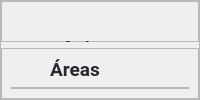
               <widget class="QWidget" name="deposito_subpage">
                <layout class="QVBoxLayout" name="verticalLayout_4">
                 <property name="spacing">
                  <number>0</number>
                 </property>
                 <property name="leftMargin">
                  <number>0</number>
                 </property>
                 <property name="topMargin">
                  <number>0</number>
                 </property>
                 <property name="rightMargin">
                  <number>0</number>
                 </property>
                 <property name="bottomMargin">
                  <number>0</number>
                 </property>
                 <item>
                  <widget class="QFrame" name="frame_6">
                   <property name="frameShape">
                    <enum>QFrame::StyledPanel</enum>
                   </property>
                   <property name="frameShadow">
                    <enum>QFrame::Raised</enum>
                   </property>
                   <layout class="QVBoxLayout" name="verticalLayout_6">
                    <property name="leftMargin">
                     <number>0</number>
                    </property>
                    <property name="topMargin">
                     <number>0</number>
                    </property>
                    <property name="rightMargin">
                     <number>0</number>
                    </property>
                    <property name="bottomMargin">
                     <number>0</number>
                    </property>
                    <item>
                     <widget class="QFrame" name="frame_13">
                      <property name="maximumSize">
                       <size>
                        <width>200</width>
                        <height>100</height>
                       </size>
                      </property>
                      <property name="frameShape">
                       <enum>QFrame::StyledPanel</enum>
                      </property>
                      <property name="frameShadow">
                       <enum>QFrame::Raised</enum>
                      </property>
                      <widget class="QLabel" name="label_9">
                       <property name="geometry">
                        <rect>
                         <x>0</x>
                         <y>30</y>
                         <width>128</width>
                         <height>40</height>
                        </rect>
                       </property>
                       <property name="minimumSize">
                        <size>
                         <width>128</width>
                         <height>0</height>
                        </size>
                       </property>
                       <property name="maximumSize">
                        <size>
                         <width>120</width>
                         <height>40</height>
                        </size>
                       </property>
                       <property name="font">
                        <font>
                         <family>Roboto</family>
                         <pointsize>17</pointsize>
                         <weight>75</weight>
                         <bold>true</bold>
                        </font>
                       </property>
                       <property name="styleSheet">
                        <string notr="true">color: #282830 ;
</string>
                       </property>
                       <property name="text">
                        <string>Depósito</string>
                       </property>
                       <property name="alignment">
                        <set>Qt::AlignCenter</set>
                       </property>
                      </widget>
                     </widget>
                    </item>
                    <item>
                     <widget class="QFrame" name="frame_14">
                      <property name="frameShape">
                       <enum>QFrame::StyledPanel</enum>
                      </property>
                      <property name="frameShadow">
                       <enum>QFrame::Raised</enum>
                      </property>
                      <layout class="QVBoxLayout" name="verticalLayout_8">
                       <item>
                        <widget class="QLabel" name="label_12">
                         <property name="minimumSize">
                          <size>
                           <width>128</width>
                           <height>0</height>
                          </size>
                         </property>
                         <property name="maximumSize">
                          <size>
                           <width>120</width>
                           <height>40</height>
                          </size>
                         </property>
                         <property name="font">
                          <font>
                           <family>Roboto</family>
                           <pointsize>14</pointsize>
                           <weight>75</weight>
                           <bold>true</bold>
                          </font>
                         </property>
                         <property name="styleSheet">
                          <string notr="true">color: #282830 ;
</string>
                         </property>
                         <property name="text">
                          <string>Áreas</string>
                         </property>
                         <property name="alignment">
                          <set>Qt::AlignCenter</set>
                         </property>
                        </widget>
                       </item>
                       <item alignment="Qt::AlignTop">
                        <widget class="QFrame" name="frame_5">
                         <property name="frameShape">
                          <enum>QFrame::StyledPanel</enum>
                         </property>
                         <property name="frameShadow">
                          <enum>QFrame::Raised</enum>
                         </property>
                         <layout class="QVBoxLayout" name="verticalLayout_7">
                          <property name="spacing">
                           <number>0</number>
                          </property>
                          <property name="leftMargin">
                           <number>0</number>
                          </property>
                          <property name="topMargin">
                           <number>0</number>
                          </property>
                          <property name="rightMargin">
                           <number>0</number>
                          </property>
                          <property name="bottomMargin">
                           <number>0</number>
                          </property>
                         </layout>
                        </widget>
                       </item>
                      </layout>
                     </widget>
                    </item>
                   </layout>
                  </widget>
                 </item>
                </layout>
               </widget>
